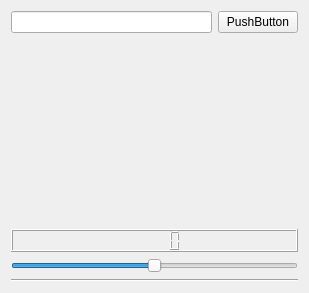
<?xml version="1.0" encoding="UTF-8"?>
<ui version="4.0">
 <class>Form</class>
 <widget class="QWidget" name="Form">
  <property name="geometry">
   <rect>
    <x>0</x>
    <y>0</y>
    <width>309</width>
    <height>293</height>
   </rect>
  </property>
  <property name="windowTitle">
   <string>Form</string>
  </property>
  <layout class="QGridLayout" name="gridLayout">
   <item row="0" column="0">
    <layout class="QVBoxLayout" name="verticalLayout">
     <item>
      <layout class="QHBoxLayout" name="horizontalLayout_2">
       <item>
        <widget class="QLineEdit" name="miCajaTexto"/>
       </item>
       <item>
        <widget class="QPushButton" name="miBoton">
         <property name="text">
          <string>PushButton</string>
         </property>
        </widget>
       </item>
      </layout>
     </item>
     <item>
      <spacer name="verticalSpacer">
       <property name="orientation">
        <enum>Qt::Vertical</enum>
       </property>
       <property name="sizeHint" stdset="0">
        <size>
         <width>20</width>
         <height>40</height>
        </size>
       </property>
      </spacer>
     </item>
     <item>
      <widget class="QLCDNumber" name="lcdNumber"/>
     </item>
     <item>
      <widget class="QSlider" name="horizontalSlider">
       <property name="maximum">
        <number>100</number>
       </property>
       <property name="value">
        <number>50</number>
       </property>
       <property name="orientation">
        <enum>Qt::Horizontal</enum>
       </property>
      </widget>
     </item>
     <item>
      <widget class="Line" name="line">
       <property name="orientation">
        <enum>Qt::Horizontal</enum>
       </property>
      </widget>
     </item>
    </layout>
   </item>
  </layout>
 </widget>
 <resources/>
 <connections/>
</ui>
